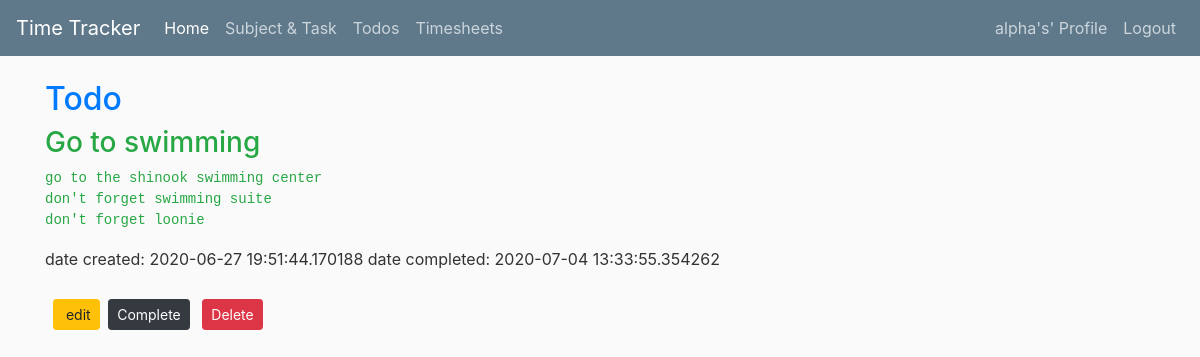
Screenshot of /todos/2 (signed in) with the database file from the repository.
### timetracker/models.py (models this page shows, shortened)
class User(db.Model, UserMixin):
	id = db.Column(db.Integer, primary_key=True)
	username = db.Column(db.String(20), unique=True, nullable=False)
	email = db.Column(db.String(120), unique=True, nullable=False)
	password = db.Column(db.String(64), nullable=False)

class Todo(db.Model):
	id = db.Column(db.Integer, primary_key=True)
	title = db.Column(db.String(256), nullable=False)
	description = db.Column(db.Text, nullable=False)
	date_created = db.Column(db.DateTime, nullable=False, default=datetime.utcnow)
	date_completed = db.Column(db.DateTime, nullable=True)
	user_id = db.Column(db.Integer, db.ForeignKey('user.id'), nullable=False)
	user = db.relationship('User', backref=db.backref('todos', lazy=True))

### timetracker/todos/routes.py (the view)
@todos.route('/todos/<int:todo_id>')
@login_required
def todo(todo_id):
	todo = Todo.query.get_or_404(todo_id)
	return render_template('todo.html', title='Todo', todo=todo)

### timetracker/models.py (called while the page is built)
@login_manager.user_loader
def load_user(user_id):
	return User.query.get(int(user_id))

### timetracker/templates/todo.html (shortened to what this page needs)
{% extends "layout.html" %}
{% block content %}
    <div>
		 <h2 class="text-primary">Todo</h2>
		 <div>
			{% if todo.date_completed %}
			<h3 class="text-success">{{ todo.title }}</h3>
			<pre class="text-success">{{ todo.description }}</pre>
			{% else %}
				<h3 class="text-danger">{{ todo.title }}</h3>
				<pre class="text-danger">{{ todo.description }}</pre>
			{% endif %}
			date created: {{ todo.date_created }}
			{% if todo.date_completed %}
			date completed: {{ todo.date_completed }}
			{% endif %}
			<br><br>
			<a href="{{ url_for('todos.update_todo', todo_id=todo.id) }}" class="btn btn-warning btn-sm ml-2 mt-1 mb-1">
				 edit
			</a>
			<button type="button" class="btn btn-dark btn-sm m-1" data-toggle="modal" data-target="#completeModal">Complete</button>
			<button type="button" class="btn btn-danger btn-sm m-1" data-toggle="modal" data-target="#deleteModal">Delete</button>
		 </div>
	 </div>
{% endblock content %}

### timetracker/templates/layout.html (shortened to what this page needs)
<!DOCTYPE html>
<html>
    <head>
		  <link rel="stylesheet" href="https://stackpath.bootstrapcdn.com/bootstrap/4.5.0/css/bootstrap.min.css">
        <link rel="stylesheet" href="https://use.fontawesome.com/releases/v5.4.1/css/all.css">
        <link rel="stylesheet" type="text/css" href="{{ url_for('static', filename='site.css') }}">
    </head>
    <body>
        <header class="site-header">
            <nav class="navbar navbar-expand-lg navbar-dark bg-steel fixed-top">
                <a class="navbar-brand" href="/">Time Tracker</a>
                <div class="collapse navbar-collapse" id="navbarSupportedContent">
                    <ul class="navbar-nav mr-auto">
                        <li class="nav-item active">
                            <a class="nav-link" href="/home">Home</a>
                        </li>
                        {% if current_user.is_authenticated %}
                        <li class="nav-item">
                            <a class="nav-link" href="/subjects_tasks">Subject & Task</a>
                        </li>
                        <li class="nav-item">
                          <a class="nav-link" href="/todos">Todos</a>
                        </li>
                        <li class="nav-item">
                            <a class="nav-link" href="/timesheets">Timesheets</a>
                        </li>
                      {% endif %}
                    </ul>
                </div>
                <div class="navbar-nav">
						 {% if current_user.is_authenticated %}
							<a class="nav-item nav-link" href="/profile"> {{ current_user.username }}'s' Profile</a>
							<a class="nav-item nav-link" href="/logout">Logout</a>
						 {% else %}
							<a class="nav-item nav-link" href="/login">Login</a>
							<a class="nav-item nav-link" href="/register">Register</a>
						 {% endif %}
                </div>
            </nav>
        </header>
				<main role="main" class="container">
					<div class="row">
						<div class="col">
							{% block content %}
							{% endblock content %}
						</div>
					</div>
				</main>
    </body>
</html>

### timetracker/static/site.css (style rules this page uses)
body { background: #fafafa; color: #333333; margin-top: 5rem; }
h1, h2, h3, h4, h5, h5, h6 { color: #444444; }
.bg-steel { background-color: #5f788a; }
.site-header .navbar-nav .nav-link { color: #cbd5db }

### rows the page displays
User: username "alpha"
Todo: title "Go to swimming", description "go to the shinook swimming center don't forget swimming suite don't forget loonie", date_created "2020-06-27 19:51:44.170188", date_completed "2020-07-04 13:33:55.354262"
